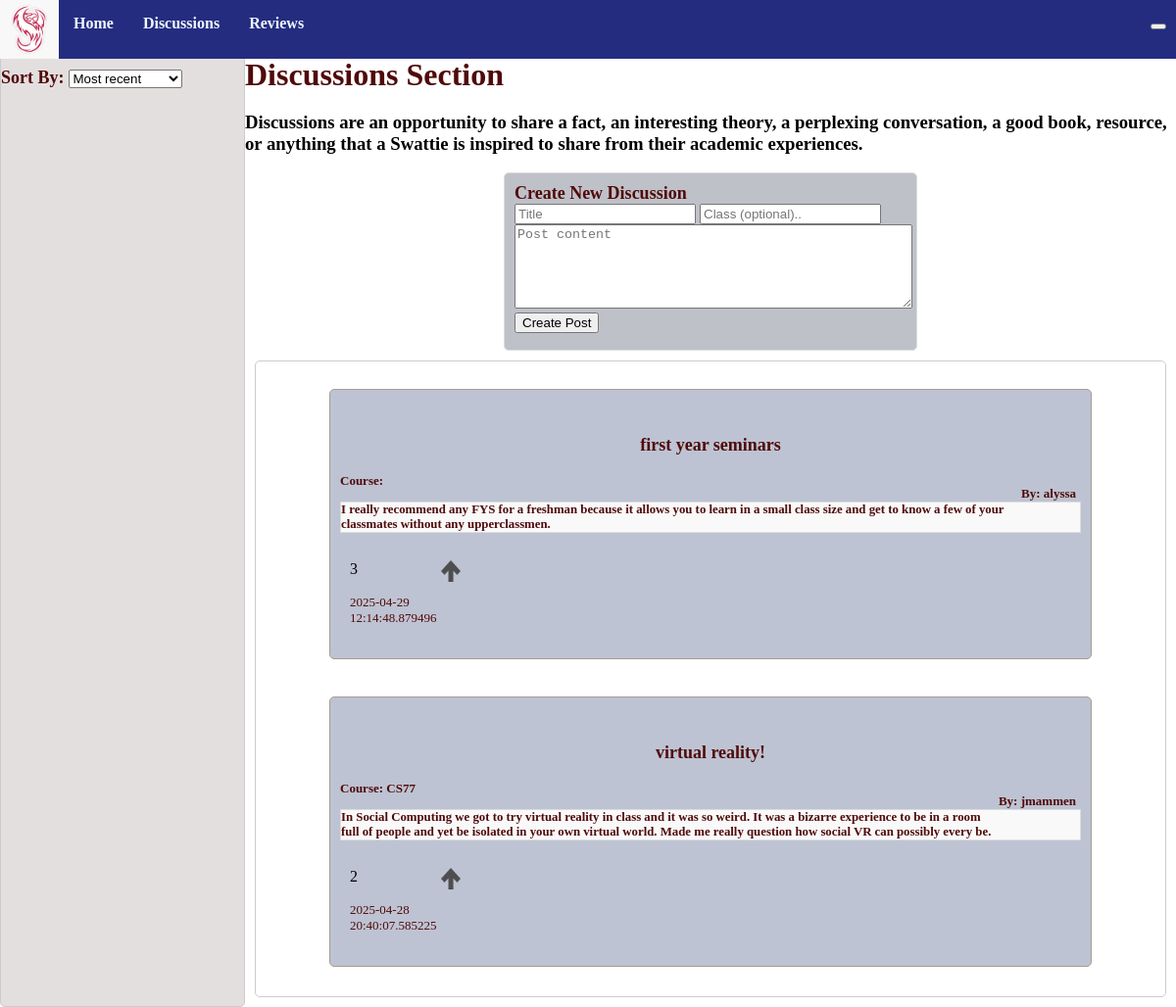
The page /discussions on the database its author committed.
### models.py (models this page shows, shortened)
class Discussion(db.Model):
    id = db.Column(db.Integer, primary_key=True)
    title = db.Column(db.String(255), nullable=False)
    content = db.Column(db.Text, nullable=False)
    created_at = db.Column(db.DateTime, default=db.func.current_timestamp())
    course = db.Column(db.Text)
    author = db.Column(db.Text, nullable=False)
    comments = db.relationship('Comment', backref='discussion', cascade="all, delete-orphan", lazy=True)
    up_votes = db.Column(db.Integer, default = 0)

### app.py (the view)
@app.route('/discussions', methods=['GET', 'POST'])
def discussions():
    discussions=Discussion.query.order_by(Discussion.created_at.desc()).all() #puts the discussions in the most recent to least recent order
    discussions_data=[]
    for discussion in discussions:
        discussions_data.append({
            'id': discussion.id,
            'title': discussion.title,
            'author': discussion.author,
            'created_at': discussion.created_at,
            'content': discussion.content,
            'course': discussion.course,
            'up_votes': discussion.up_votes,
        })
    return render_template('discussions.html', discussions=discussions_data)

### templates/discussions.html (shortened to what this page needs)
{% extends "base.html" %}
{%block head%}
{{ super() }}
<link rel="stylesheet" href="{{ url_for('static', filename='styles/base.css') }}">
{% endblock %}
{%block content %}
<div class="container">
    <div class="sidebar">
        <br>
        <p1 style="text-align:center;">Sort By:</p1>
        <div class="dropdown">
            <select name="order_by" id="order_by" onchange="filterby(this)">
                <option value="">Most recent</option>
            </select>
        </div>
    </div>
    <div class="space">
        <br>
        <p2>Discussions Section</p2>
        <h3>Discussions are an opportunity to share a fact, an interesting theory, a perplexing conversation, a good book, resource, or anything that a Swattie is inspired to share from their academic experiences. </h3>
        <div class="add_post">
            <p1>Create New Discussion</p1>
            <form id="form">
                <input type="text" id="title" placeholder="Title" required maxlength="50">
                <input type="text" id="course" placeholder="Class (optional).." required maxlength="50">
                <textarea id="new_content" placeholder="Post content" required></textarea>
                <button id="submitDiscussion">Create Post</button>
            </form>
        </div>
        <div class="list-group">
            {% for discussion in discussions %}
            <a href="{{ url_for('dis_posts', discussion_id=discussion.id) }}" class="list-group-item">
                <div class="whereithappens">
                    <div id="header">
                        <p id="title">{{discussion.title}}</p>
                        <p id="author">By: {{discussion.author}}</p>
                        <p id="course">Course: {{discussion.course}}</p>
                    </div>
                    <p id="content">{{discussion.content}}</p>
            </a>
            <div id="information" class="info list-group-item">
                <div id="{{discussion.id}}number">{{discussion.up_votes}}</div>
                <img width="20" height="20" id="{{discussion.id}}" onclick="upvote(this)" src="{{url_for('static',
                                    filename='/images/upvote.png')}}" class="upvote" /><img />
                <p id="disc_created_at">{{discussion.created_at}}</p>
            </div>
        </div>
        {% endfor %}
    </div>
{%endblock%}

### static/styles/base.css (style rules this page uses)
body { margin: 0; padding: 0; }
p { font-size: 0.8em; }
p1 { color: rgb(80, 10, 10); font-weight: bold; font-size: large; }
p2 { color: rgb(80, 10, 10); font-weight: bold; font-size: xx-large; text-align: center; }
a { color: rgb(80, 10, 10); font-weight: bold; font-size: medium; text-decoration: none; }
.container { font-family:montserrat; display: grid; grid-template-columns: 250px 1fr; height: 100vh; }
.sidebar { background: #e4dfdf; border: 1px solid #ccc; border-radius: 5px; padding-top: 50px; }
.space { padding-top: 40px; }
.add_post { height: 20vh; width: 50vh; background-color: #bfc1c8; margin: auto; padding: 10px; border: 1px solid #ddd; border-radius: 5px; }
.list-group { background-color: #ffffff; border: 1px solid #ccc; padding: 10px; padding-left: 75px; padding-right: 75px; margin: 10px; border-radius: 5px; }
.list-group-item { padding: 10px; margin: 10px; }
.whereithappens { padding: 10px; background-color: #bdc3d2; border: 1px solid #a89c94; margin-bottom: 20px; border-radius: 5px; font-family:montserrat; }
#content { border: 1px solid #ddd; margin: auto; background-color: #f9f9f9; }
#new_content { width: 50vh; height:10vh; }
#header #title { color: rgb(80, 10, 10); font-weight: bolder; font-size: large; text-align: center; }
#header #author { color: rgb(80, 10, 10); font-weight: bold; font-size: small; margin-right: 5px; position: relative; float: right; }
#header #course { color: rgb(80, 10, 10); font-size: small; }
#information { display: grid; grid-template-columns: repeat(3, auto); padding: 5px; margin: 5px; }
#information p { font-size: small; }
#information #disc_created_at { color: rgb(80, 10, 10); float: right; margin-right: 5px; }
.dropdown { position: relative; display: inline-block; }
.upvote { width: 20px; height: 22px; z-index: 50; }
.info { width: 100px; }

### rows shown on the page
Discussion: title "first year seminars", author "alyssa", content "I really recommend any FYS for a freshman because it allows you to learn in a small class size and get to know a few of your classmates without any upperclassmen.", up_votes "3", created_at "2025-04-29 12:14:48.879496"
Discussion: title "virtual reality!", author "jmammen", course "CS77", content "In Social Computing we got to try virtual reality in class and it was so weird. It was a bizarre experience to be in a room full of people and yet be isolated in your own virtual world. Made me really question how social VR can possibly every be.", up_votes "2", created_at "2025-04-28 20:40:07.585225"
